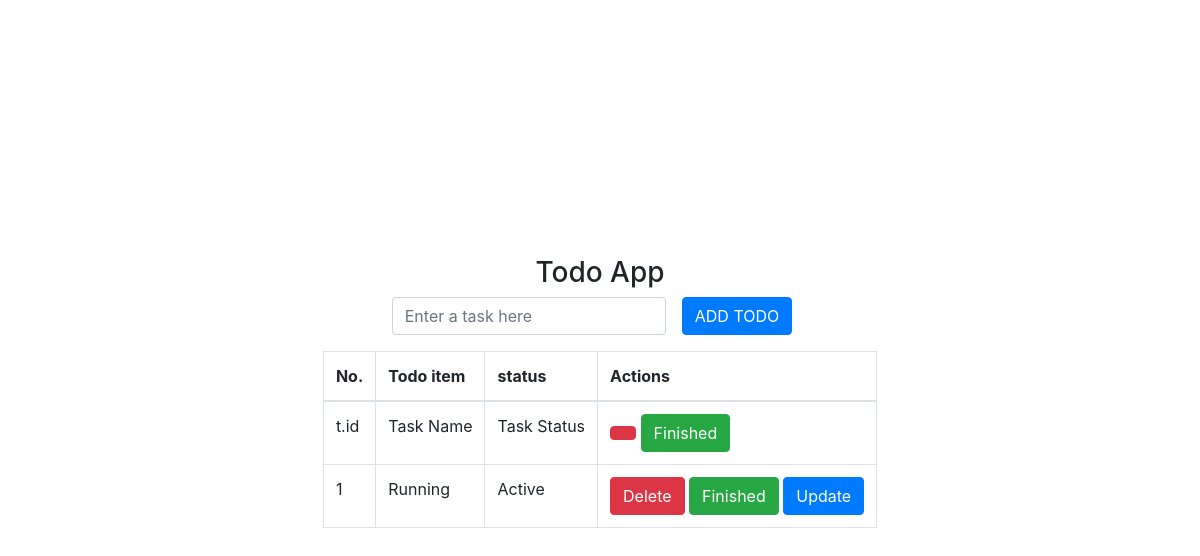
The page /index on the database as committed earlier.
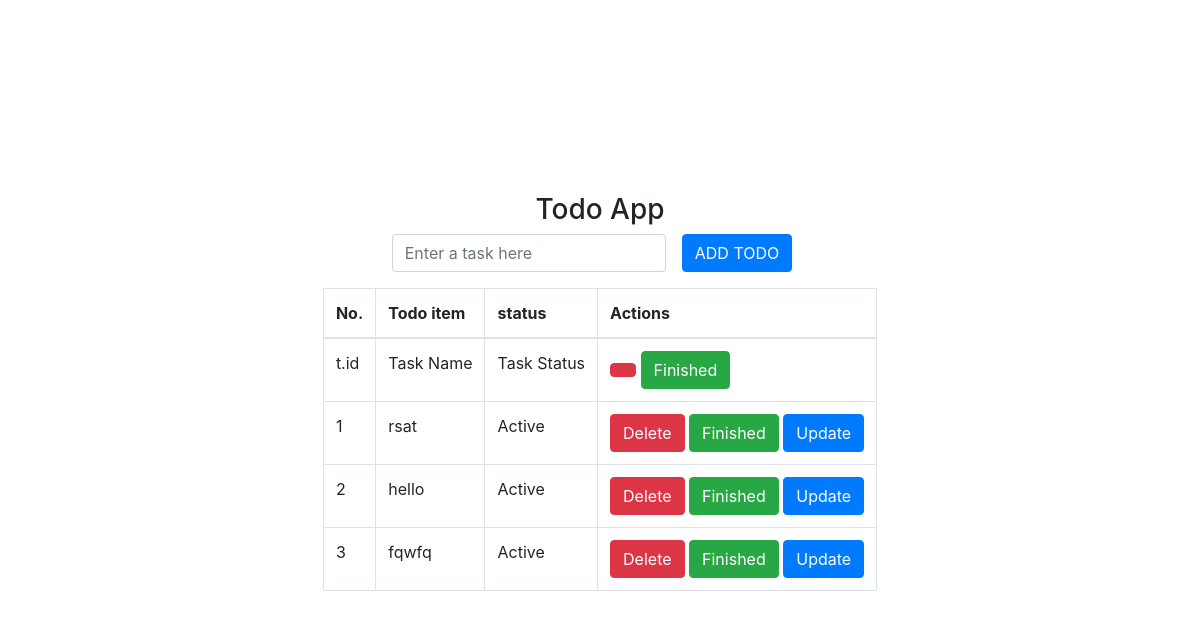
The same page on the database as committed later.
### todoapp/models.py (models this page shows, shortened)
class Todo(db.Model):
    __tablename__ = 'todo'
    id = db.Column(db.Integer, primary_key=True)
    data = db.Column(db.String(300), nullable=False)
    date_created = db.Column(db.DateTime, default=datetime.utcnow)
    finished = db.Column(db.Boolean, default=False, nullable=False)

### todoapp/main/routes.py (the view)
@main.route("/", methods=["GET", "POST"])
@main.route("/index")
def index():
    t = Todo.query.all()
    return render_template('index.html', data=t)

### todoapp/templates/index.html (shortened to what this page needs)
<!DOCTYPE html>
<html lang="en">
  <head>
    <link
      rel="stylesheet"
      href="https://stackpath.bootstrapcdn.com/bootstrap/4.4.1/css/bootstrap.min.css"
    />
  </head>
  <body>
    <div
      class="app-container d-flex align-items-center justify-content-center flex-column">
      <h3>Todo App</h3>
      <div class="d-flex align-items-center mb-3">
        <div class="form-group mr-3 mb-0">
          <input
            type="text"
            class="form-control"
            id="formGroupExampleInput"
            placeholder="Enter a task here"
          />
        </div>
        <button
          type="button"
          class="btn btn-primary mr-3"
          id="addBtn"
        >
          ADD TODO
        </button>
      </div>
      <div class="table-wrapper">
        <table class="table table-hover table-bordered">
          <thead>
            <tr>
              <th>No.</th>
              <th>Todo item</th>
              <th>status</th>
              <th>Actions</th>
            </tr>
          </thead>
          <tbody>
             <tr
              "
            >
              <td>t.id</td>
              <td>
                Task Name
              </td>
              <td>Task Status</td>
              <td>
                <button class="btn btn-danger">
                </button>
                <button class="btn btn-success">
                  Finished
                </button>
              </td>
            </tr>
            {% for each in data %}
            <tr
            "
          >
            <td>{{each.id}}</td>
            <td>
              {{each.data}}
            </td>
            {% if each.finished %}
            <td>Finished</td>
            {% else %}
            <td>Active</td>
            {% endif %}
            <td>
              <button class="btn btn-danger">
                <a href="{{url_for('main.delete', id=each.id)}}" style="color: white;">Delete</a>
              </button>
              <button class="btn btn-success">
                Finished
              </button>
              <button class="btn btn-primary">
                <a href="{{url_for('main.update', id=each.id)}}" style="color: white;">Update</a>
              </button>
            </td>
          </tr>
            {% endfor %}
          </tbody>
        </table>
      </div>
    </div>
  </body>
</html>

### todoapp/templates/index.html (style rules this page uses)
.app-container { height: 100vh; width: 100%; }

Rows that differ between the two databases and show on the page:
changed Todo id 1: data "Running" → "rsat"
added Todo: id "2", data "hello", finished "Active"
added Todo: id "3", data "fqwfq", finished "Active"
